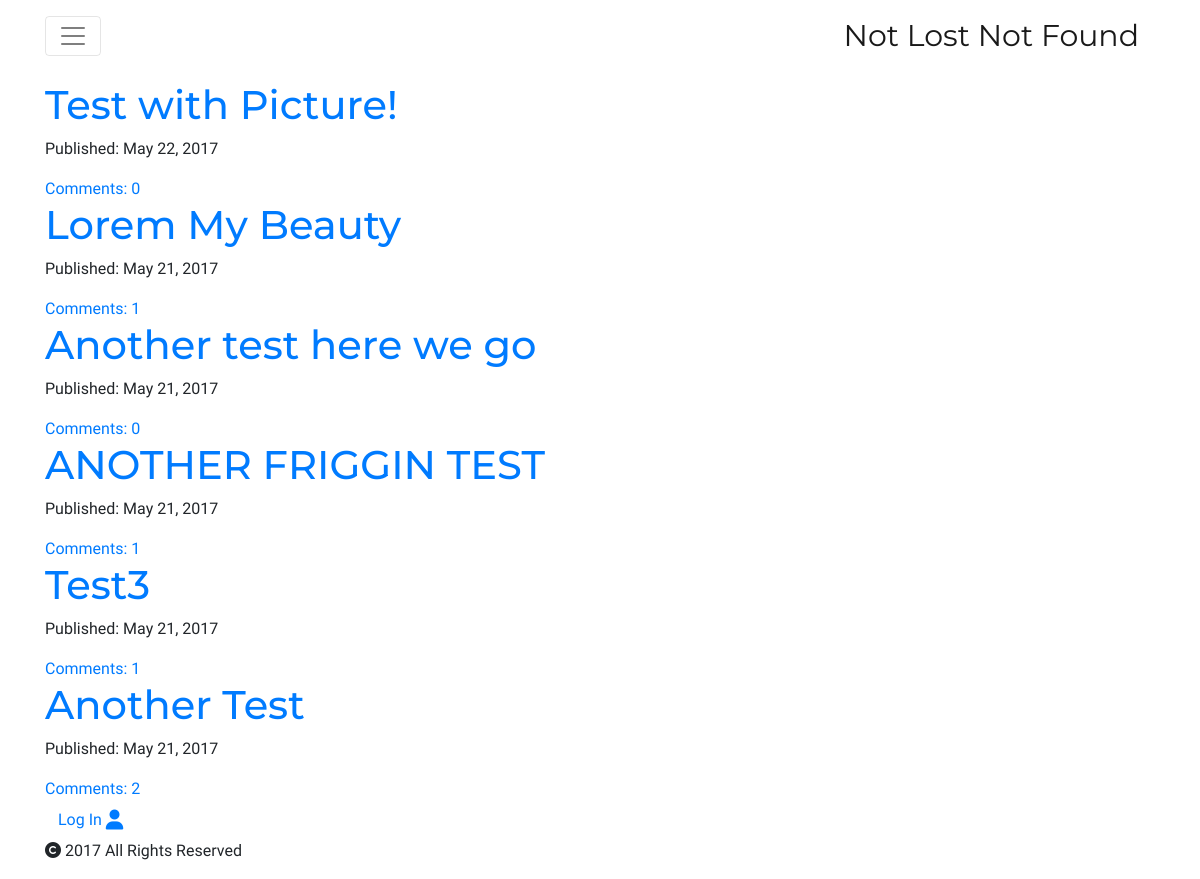
The page /posts/ on the database as committed earlier.
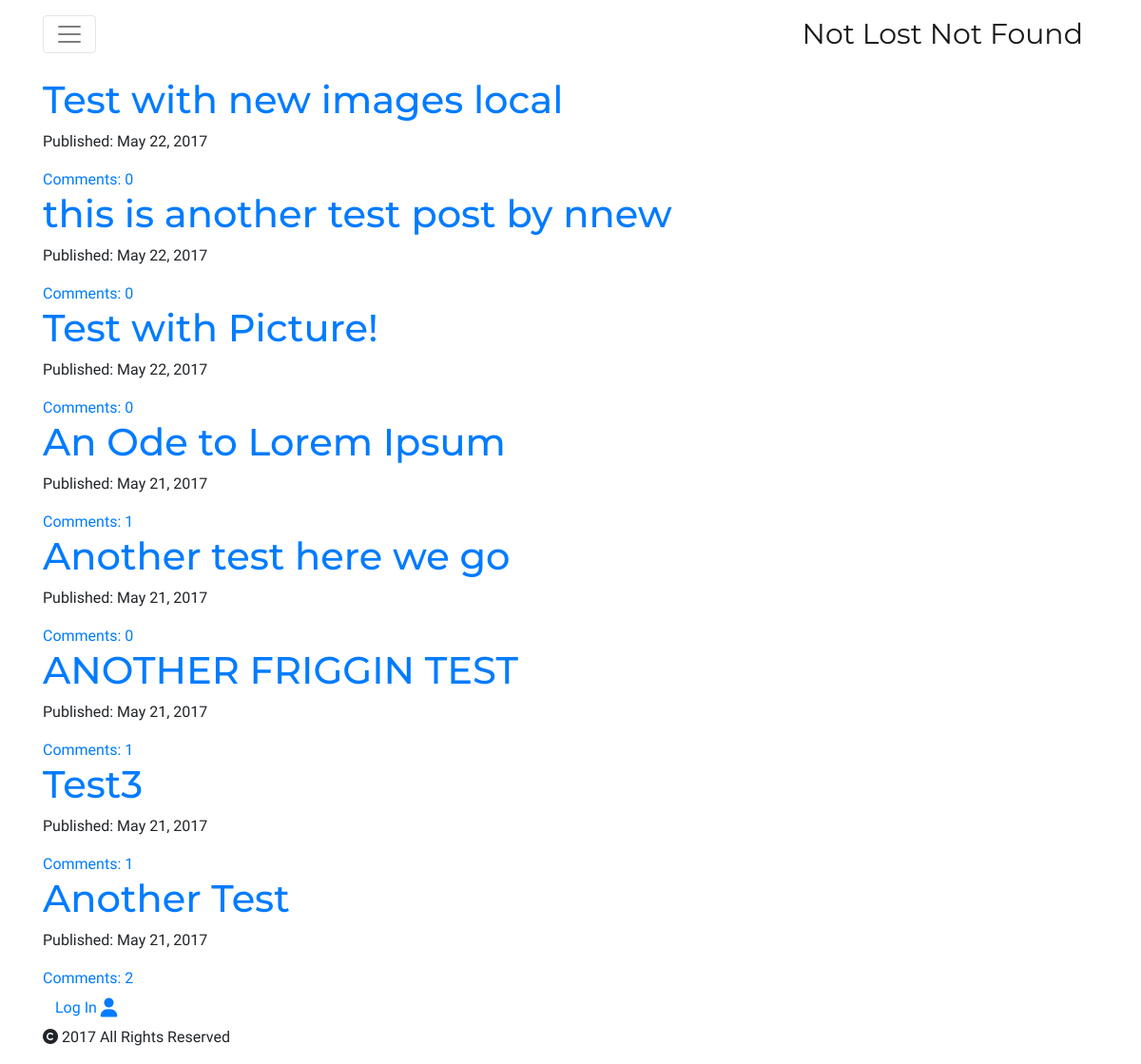
The same page on the database as committed later.
### blog/models.py (models this page shows, shortened)
class Post(models.Model):
	author = models.ForeignKey('auth.User')
	title = models.CharField(max_length=200)
	text = RichTextUploadingField()
	feature = models.ImageField(upload_to='uploads/%Y/%m/%d',blank=True)
	create_date = models.DateTimeField(default=timezone.now)
	published_date = models.DateTimeField(blank=True,null=True)
	def approve_comment(self):
		return self.comments.filter(approved_comment=True)

### blog/views.py (the view)
class PostListView(ListView):
	model = Post
	def get_queryset(self):
		return Post.objects.filter(published_date__lte=timezone.now()).order_by('-published_date')

### blog/templates/blog/post_list.html (shortened to what this page needs)
{% extends "base.html" %}
{% block content %}
	<div class="centerstage">
		{% for post in post_list %}
		<div class="post">
			<h1><a href="{% url 'post_detail' pk=post.pk %}">{{ post.title }}</a></h1>
			<div class="date">
				<p>Published: {{ post.published_date|date:"M  d, Y" }}</p>
			</div>
			<a href="{% url 'post_detail' pk=post.pk %}">Comments: {{ post.approve_comment.count }}</a>
		</div>
		{% endfor %}
	</div>
{% endblock content %}

Rows that differ between the two databases and show on the page:
added Post: title "Test with new images local", published_date "May 22, 2017", approve_comment.count "0"
added Post: title "this is another test post by nnew", published_date "May 22, 2017", approve_comment.count "0"
changed Post: title "Lorem My Beauty" → "An Ode to Lorem Ipsum"
